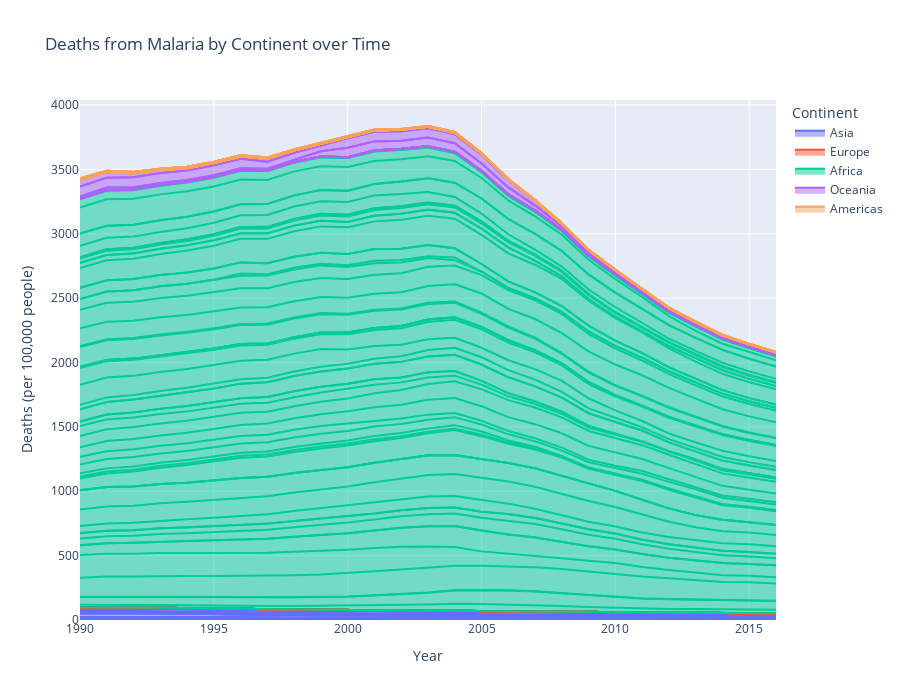

The notebook cell this image was saved under:
### Code cell
fig_cont = px.area(df_combine, 
               x="Year", y="Deaths",
               color="region", line_group="name", 
               labels={
                     "region": "Continent",
                     "Deaths": "Deaths (per 100,000 people)"
                 },
                title="Deaths from Malaria by Continent over Time")

fig_cont.update_layout(
    autosize=False,
    width=900,
    height=700)

offline.iplot(fig2)
